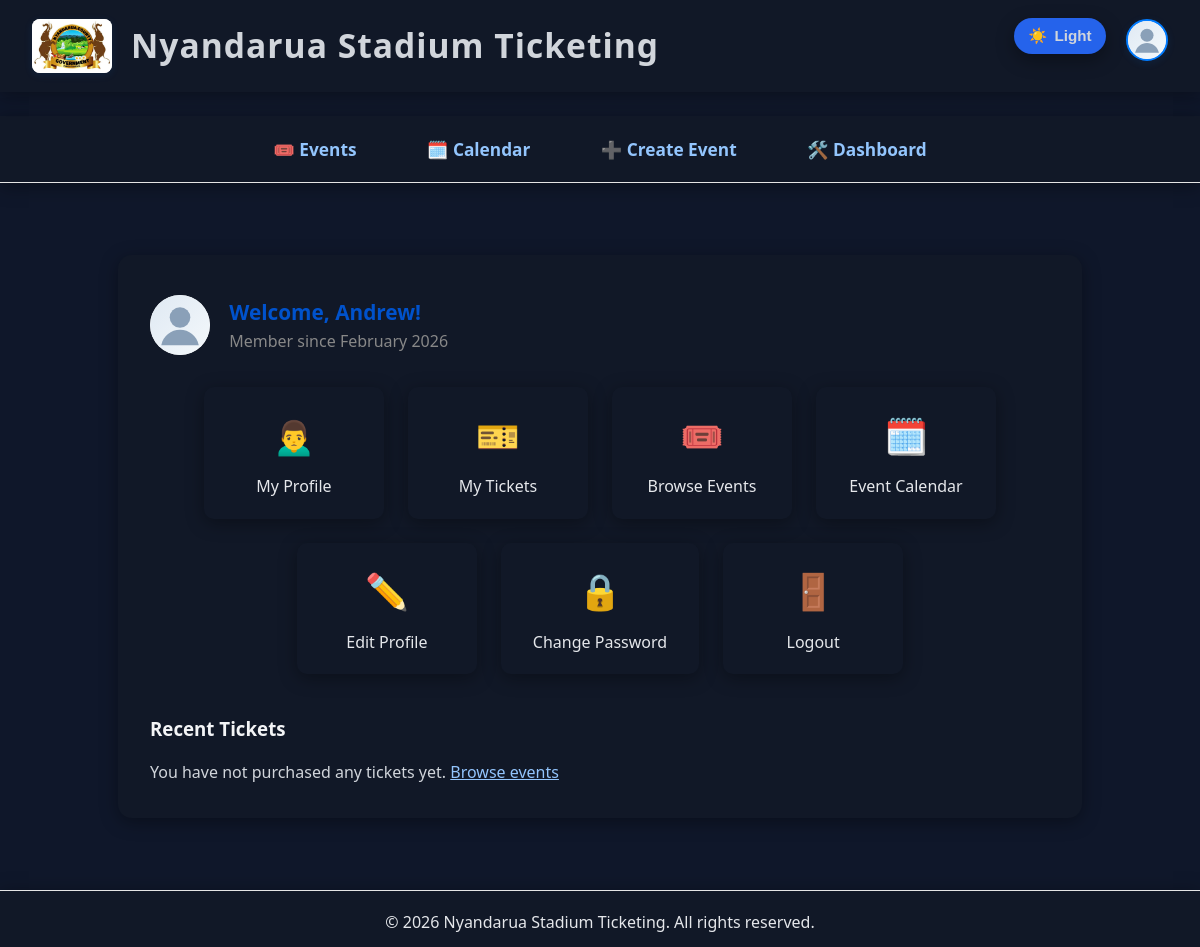
Page /events/user-dashboard/ (signed in) on the earlier database version.
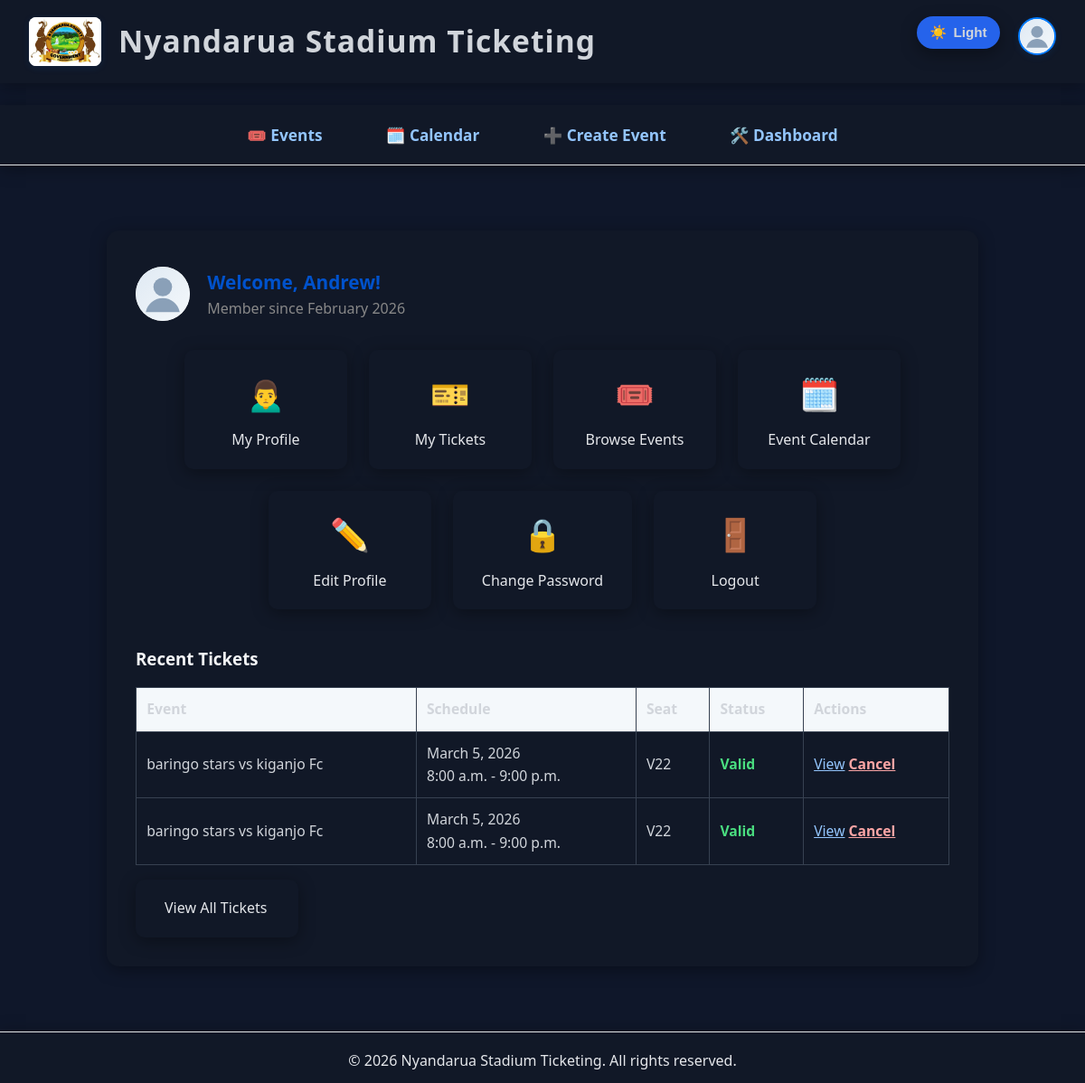
Same page on the later database version.
### tickets/models.py (models this page shows, shortened)
class Ticket(models.Model):
    STATUS_CHOICES = [
        ('Active', 'Active'),
        ('Cancelled', 'Cancelled'),
        ('Used', 'Used'),
    ]
    user = models.ForeignKey(User, on_delete=models.CASCADE, related_name='tickets')
    event = models.ForeignKey(Event, on_delete=models.CASCADE, related_name='tickets')
    tickettype = models.ForeignKey('TicketType', on_delete=models.CASCADE, related_name='tickets', null=True, blank=True)
    seat = models.CharField(max_length=50)
    purchase_date = models.DateTimeField(auto_now_add=True)
    status = models.CharField(max_length=10, choices=STATUS_CHOICES, default='Active')
    qr_code_url = models.URLField(blank=True, null=True)  # Optional: for QR code image
    qr_code_image = models.ImageField(upload_to='ticket_qrcodes/', blank=True, null=True)

### events/models.py (models this page shows, shortened)
class Event(models.Model):
    EVENT_TYPE_CHOICES = [
        ('sports', 'Sports Events'),
        ('entertainment', 'Entertainment Events'),
        ('civic', 'Civic and Political Events'),
        ('educational', 'Educational and Institutional Events'),
        ('corporate', 'Corporate and Business Events'),
        ('religious', 'Religious and Spiritual Events'),
        ('recreational', 'Recreational and Community Events'),
        ('esports', 'E-sports and Virtual Events'),
    ]
    SPORTS_TYPE_CHOICES = [
        ('football', 'Football'),
        ('basketball', 'Basketball'),
        ('athletics', 'Athletics'),
        ('rugby', 'Rugby'),
        ('tennis', 'Tennis'),
    ]
    LEAGUE_CHOICES = [
        ('premier_league', 'Premier League'),
        ('national_league', 'National League'),
        ('champions_league', 'Champions League'),
    ]
    LOCATION_CHOICES = [
        ('ol_kalou', 'Ol Kalou Stadium'),
        ('kararani', 'Kararani Stadium (Ndunyu Njeru)'),
    ]
    name = models.CharField(max_length=200)
    date = models.DateTimeField()
    start_time = models.TimeField(default=time(9, 0))
    end_time = models.TimeField(default=time(17, 0))
    location = models.CharField(max_length=32, choices=LOCATION_CHOICES, default='ol_kalou')
    description = models.TextField(blank=True)
    thumbnail = models.ImageField(upload_to='event_thumbnails/', blank=True, null=True)
    event_type = models.CharField(max_length=32, choices=EVENT_TYPE_CHOICES, default='sports')
    sport_type = models.CharField(max_length=32, choices=SPORTS_TYPE_CHOICES, blank=True, null=True)
    league = models.CharField(max_length=32, choices=LEAGUE_CHOICES, blank=True, null=True)
    @property
    def end_datetime(self):
        end_dt = datetime.combine(self.date.date(), self.end_time)
        if timezone.is_naive(end_dt):
            end_dt = timezone.make_aware(end_dt, timezone.get_current_timezone())
        return end_dt
    @property
    def is_over(self):
        return timezone.now() > self.end_datetime

### events/views.py (the view)
# urls.py: path('user-dashboard/', views.user_dashboard, name='user_dashboard'),
@login_required
def user_dashboard(request):
    tickets = Ticket.objects.filter(user=request.user).select_related('event').order_by('-purchase_date')
    return render(request, 'events/user_dashboard.html', {
        'tickets': tickets,
        'now': timezone.now(),
    })

### events/templates/events/user_dashboard.html (shortened to what this page needs)
{% extends "base.html" %}
{% load static %}
{% block content %}
    <div class="dashboard-header">
        {% if user.profile.photo %}
            <img src="{{ user.profile.photo.url }}" alt="Profile Photo">
        {% else %}
            <img src="{% static 'images/default-profile.svg' %}" alt="Profile Photo">
        {% endif %}
        <div>
            <div class="welcome">Welcome, {{ user.first_name|default:user.username }}!</div>
            <div style="color:#888;">Member since {{ user.date_joined|date:"F Y" }}</div>
        </div>
    </div>
    <div class="dashboard-links">
        <a href="{% url 'profile' %}" class="dashboard-link">
            <span class="icon">🙍‍♂️</span>
            My Profile
        </a>
        <a href="{% url 'ticket_list' %}" class="dashboard-link">
            <span class="icon">🎫</span>
            My Tickets
        </a>
        <a href="{% url 'event_list' %}" class="dashboard-link">
            <span class="icon">🎟️</span>
            Browse Events
        </a>
        <a href="{% url 'event_calendar' %}" class="dashboard-link">
            <span class="icon">🗓️</span>
            Event Calendar
        </a>
        <a href="{% url 'profile_edit' %}" class="dashboard-link">
            <span class="icon">✏️</span>
            Edit Profile
        </a>
        <a href="{% url 'password_change' %}" class="dashboard-link">
            <span class="icon">🔒</span>
            Change Password
        </a>
        <a href="{% url 'logout' %}" class="dashboard-link" style="color:#dc3545;">
            <span class="icon">🚪</span>
            Logout
        </a>
    </div>
    <div class="dashboard-tickets">
        <h3 style="color:#0052cc;">Recent Tickets</h3>
        {% if tickets %}
        <table>
            <thead>
                <tr>
                    <th>Event</th>
                    <th>Schedule</th>
                    <th>Seat</th>
                    <th>Status</th>
                    <th>Actions</th>
                </tr>
            </thead>
            <tbody>
                {% for ticket in tickets|slice:":5" %}
                <tr>
                    <td>{{ ticket.event.name }}</td>
                    <td>{{ ticket.event.date|date:"F j, Y" }}<br>{{ ticket.event.start_time|time:"g:i a" }} - {{ ticket.event.end_time|time:"g:i a" }}</td>
                    <td>{{ ticket.seat }}</td>
                    <td>
                        {% if ticket.status == 'Cancelled' %}
                            <span class="ticket-status-cancelled">Cancelled</span>
                        {% elif ticket.event.is_over %}
                            <span class="ticket-status-expired">Expired</span>
                        {% else %}
                            <span class="ticket-status-valid">Valid</span>
                        {% endif %}
                    </td>
                    <td>
                        <a href="{% url 'ticket_detail' ticket.pk %}">View</a>
                        {% if ticket.status != 'Cancelled' %}
                            <a href="{% url 'ticket_cancel' ticket.pk %}" class="ticket-status-cancelled">Cancel</a>
                        {% endif %}
                    </td>
                </tr>
                {% endfor %}
            </tbody>
        </table>
        <div style="margin-top:1rem;">
            <a href="{% url 'ticket_list' %}" class="dashboard-link" style="display:inline-block;">View All Tickets</a>
        </div>
        {% else %}
            <p style="margin-top:1rem;">You have not purchased any tickets yet. <a href="{% url 'event_list' %}">Browse events</a></p>
        {% endif %}
    </div>
{% endblock %}

### events/templates/base.html (shortened to what this page needs)
{% load static %}
<!DOCTYPE html>
<html lang="en">
<head>
    <link rel="stylesheet" href="{% static 'css/styles.css' %}">
</head>
<body{% if user.is_authenticated %} class="has-profile"{% endif %}>
    <button id="themeToggle" class="theme-toggle" type="button" aria-label="Toggle dark mode" title="Toggle theme">
        <span id="themeToggleIcon" aria-hidden="true">🌙</span>
        <span id="themeToggleText">Dark</span>
    </button>
    {% block header %}
        <header>
            <div class="logo-title">
                <img src="{% static 'images/nyandarua-logo.png' %}" alt="Logo">
                <span class="app-name">Nyandarua Stadium Ticketing</span>
            </div>
            {% if user.is_authenticated %}
            <div class="nav-profile-dropdown">
                <div class="profile-pic-wrapper">
                    {% if user.profile.photo %}
                        <img src="{{ user.profile.photo.url }}" alt="Profile" class="nav-profile-pic">
                    {% else %}
                        <img src="{% static 'images/default-profile.svg' %}" alt="Profile" class="nav-profile-pic">
                    {% endif %}
                </div>
            </div>
            {% endif %}
        </header>
    {% endblock %}
         {% block navbar %}
     <nav id="mainNav">
         <a href="{% url 'event_list' %}">🎟️ Events</a>
         <a href="{% url 'event_calendar' %}">🗓️ Calendar</a>
         {% if user.is_superuser %}
             <a href="{% url 'event_create' %}">➕ Create Event</a>
             <a href="{% url 'admin_dashboard' %}">🛠️ Dashboard</a>
         {% else %}
             <a href="{% url 'user_dashboard' %}">👤 User Dashboard</a>
         {% endif %}
     </nav>
     {% endblock %}
    <div class="container">
        {% block content %}{% endblock %}
    </div>
    {% if user.is_authenticated %}
    <footer>
        &copy; {% now "Y" %} Nyandarua Stadium Ticketing. All rights reserved.
    </footer>
    {% endif %}
</body>
</html>

### static/css/styles.css (style rules this page uses)
body, h1, h2, h3, h4, h5, h6, p, ul, ol, li, a { margin: 0; padding: 0; box-sizing: border-box; }
body { font-family: 'Segoe UI', Arial, sans-serif; background: #f7f9fb; color: #222; line-height: 1.6; }
header { background: linear-gradient(90deg, #0052cc 0%, #007bff 100%); color: #fff; padding: 2rem 0 1rem 0; text-align: center; box-shadow: 0 2px 8px rgba(0,0,0,0.04); }
nav { background: #fff; border-bottom: 1px solid #e5e5e5; padding: 0.75rem 0; text-align: center; }
nav a { color: #0052cc; margin: 0 1.2rem; text-decoration: none; font-weight: 500; transition: color 0.2s; font-size: 1.05rem; }
.container { max-width: 950px; margin: 2.5rem auto; background: #fff; padding: 2.5rem 2rem; border-radius: 10px; box-shadow: 0 4px 24px rgba(0,0,0,0.07); }
footer { text-align: center; color: #888; padding: 1.5rem 0 1rem 0; margin-top: 2.5rem; font-size: 0.98rem; background: #f4f8fb; border-top: 1px solid #e5e5e5; }
html[data-theme='dark'] { color-scheme: dark; }
html[data-theme='dark'] body { background: #0f172a !important; color: #e5e7eb !important; }
html[data-theme='dark'] .container, html[data-theme='dark'] [class$='-section'], html[data-theme='dark'] [class*='-section '], html[data-theme='dark'] .auth-card, html[data-theme='dark'] .dashboard-link, html[data-theme='dark'] .dropdown-content, html[data-theme='dark'] .ticket-card, html[data-theme='dark'] .event-card { background: #111827 !important; color: #e5e7eb !important; box-shadow: 0 4px 18px rgba(0, 0, 0, 0.35) !important; }
html[data-theme='dark'] h1, html[data-theme='dark'] h2, html[data-theme='dark'] h3, html[data-theme='dark'] h4, html[data-theme='dark'] h5, html[data-theme='dark'] h6 { color: #f3f4f6 !important; }
html[data-theme='dark'] p, html[data-theme='dark'] span, html[data-theme='dark'] li, html[data-theme='dark'] label, html[data-theme='dark'] td, html[data-theme='dark'] th, html[data-theme='dark'] small { color: #d1d5db !important; }
html[data-theme='dark'] a { color: #93c5fd !important; }
html[data-theme='dark'] button, html[data-theme='dark'] .cta, html[data-theme='dark'] [type='submit'] { background: #2563eb !important; color: #eff6ff !important; border-color: transparent !important; }
html[data-theme='dark'] table, html[data-theme='dark'] th, html[data-theme='dark'] td { border-color: #374151 !important; }
html[data-theme='dark'] .ticket-status-valid { color: #4ade80 !important; }
html[data-theme='dark'] .ticket-status-expired, html[data-theme='dark'] .ticket-status-cancelled { color: #fca5a5 !important; }

### events/templates/events/user_dashboard.html (style rules this page uses)
.container { max-width: 900px; margin: 2.5rem auto; background: #fff; padding: 2.5rem 2rem 2rem 2rem; border-radius: 14px; box-shadow: 0 4px 24px rgba(0,123,255,0.10); }
.dashboard-header { display: flex; align-items: center; gap: 1.2rem; margin-bottom: 1.5rem; }
.dashboard-header img { width: 60px; height: 60px; border-radius: 50%; object-fit: cover; background: #f4f4f4; }
.dashboard-header .welcome { font-size: 1.3rem; color: #0052cc; font-weight: 600; }
.dashboard-links { display: flex; flex-wrap: wrap; gap: 1.5rem; margin: 2rem 0 2.5rem 0; justify-content: center; }
.dashboard-link { display: flex; flex-direction: column; align-items: center; background: #f4f8fb; border-radius: 10px; padding: 1.2rem 2rem; min-width: 180px; box-shadow: 0 2px 8px rgba(0,0,0,0.04); text-decoration: none; color: #0052cc; font-weight: 500; transition: background 0.2s; }
.dashboard-link .icon { font-size: 2.2rem; margin-bottom: 0.7rem; }
.dashboard-tickets { margin-top: 2rem; }
.dashboard-tickets table { width: 100%; border-collapse: collapse; margin-top: 1rem; }
.dashboard-tickets th, .dashboard-tickets td { border: 1px solid #e5e5e5; padding: 0.7rem; text-align: left; font-size: 0.98rem; }
.dashboard-tickets th { background: #f4f8fb; color: #0052cc; }
.ticket-status-valid { color: #28a745; font-weight: bold; }
.ticket-status-cancelled { color: #888; font-weight: bold; }

Differences in the rows shown:
added Ticket: event.name "baringo stars vs kiganjo Fc", event "March 5, 2026", event.start_time "8:00 a.m.", event.end_time "9:00 p.m.", seat "V22", status "Valid"
added Ticket: event.name "baringo stars vs kiganjo Fc", event "March 5, 2026", event.start_time "8:00 a.m.", event.end_time "9:00 p.m.", seat "V22", status "Valid"
Other differences:
text no longer shown: "You have not purchased any tickets yet. Browse events"
text now shown: "Event Schedule Seat Status Actions View All Tickets"
